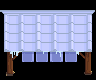

Rendered tile map (Tiled .tmx) drawn with the repository's tilesets; below, a short description and the full map source, tile grids included:
An orthogonal 6x5 tile map with 16x16 px tiles, 1 tile layer (AlwaysFront).

<map version="1.10" tiledversion="1.11.2" orientation="orthogonal" renderorder="right-down" compressionlevel="0" width="6" height="5" tilewidth="16" tileheight="16" infinite="0" nextlayerid="8" nextobjectid="1">
 <tileset firstgid="1" source="master_canopies.tsx" /><layer id="5" name="AlwaysFront" width="6" height="5">
  <data encoding="csv">
475,476,477,478,479,480,
529,530,531,532,533,534,
583,584,585,586,587,588,
637,638,639,640,641,642,
691,692,693,0,695,696
</data>
 </layer>
</map>
